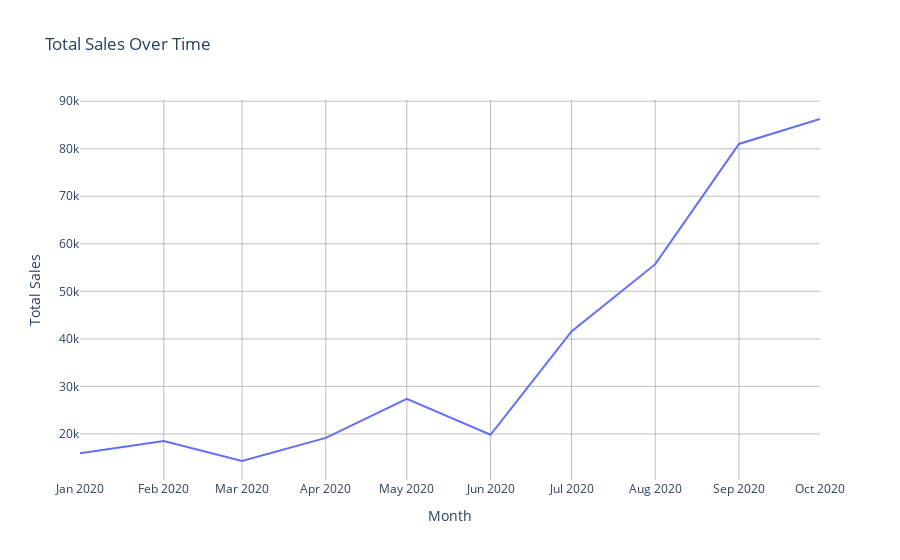

Notebook code cell kept with this figure:
### Code cell
# Create a line chart using Plotly
fig = px.line(df, x=df['Month'], y=df['Total_Sales'], title='Total Sales Over Time',
              labels={'Month': 'Month', 'Total_Sales': 'Total Sales'},
              template='plotly')

# Customizing the layout
fig.update_layout(
    xaxis_title="Month",
    yaxis_title="Total Sales",
    plot_bgcolor='rgba(0,0,0,0)',
    yaxis=dict(gridcolor='gray', gridwidth=0.5),
    xaxis=dict(gridcolor='gray', gridwidth=0.5)

    # xaxis=dict(tickmode='linear')
)

### Figure 1 — Plotly figure (JSON) as saved in the notebook; plotly's stock layout.template omitted (floating-point values rounded to 4 significant figures)
{"data": [{"hovertemplate": "Month=%{x}<br>Total Sales=%{y}<extra></extra>", "legendgroup": "", "line": {"color": "#636efa", "dash": "solid"}, "marker": {"symbol": "circle"}, "mode": "lines", "name": "", "orientation": "v", "showlegend": false, "type": "scatter", "x": ["2020-01", "2020-02", "2020-03", "2020-04", "2020-05", "2020-06", "2020-07", "2020-08", "2020-09", "2020-10"], "xaxis": "x", "y": [15950.0, 18500.0, 14300.0, 19170.0, 27380.0, 19830.0, 41570.0, 55710.0, 81020.0, 86260.0], "yaxis": "y"}], "layout": {"legend": {"tracegroupgap": 0}, "plot_bgcolor": "rgba(0,0,0,0)", "title": {"text": "Total Sales Over Time"}, "xaxis": {"anchor": "y", "domain": [0, 1], "gridcolor": "gray", "gridwidth": 0.5, "title": {"text": "Month"}}, "yaxis": {"anchor": "x", "domain": [0, 1], "gridcolor": "gray", "gridwidth": 0.5, "title": {"text": "Total Sales"}}}}
